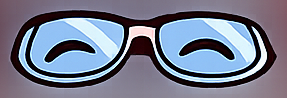
#> input picture src/assets/mascot/rig_parts/anteojos.png, 287 x 98 px
$ python extract_sprites.py ../src/assets/mascot/rig_parts/anteojos.png
#> lines starting #> are read from the running program, lines starting #| are printed output that depends on the picture; after the words box and inside, x2 and y2 are one past the last pixel; in counts of white or black regions, pixels touching at a corner belong together
#!/usr/bin/env python3
"""
extract_sprites.py — Extractor automático de sprites desde un sprite sheet.

Detecta cada pose de la mascota sobre fondo negro, la recorta con margen,
convierte el fondo a transparencia y exporta PNGs individuales.

Requisitos:
    Python 3.12+
    pip install opencv-python numpy

Uso:
    python extract_sprites.py <imagen.png>
    python extract_sprites.py              # usa "spritesheet.png" por defecto

Salida:
    sprites/sprite_01.png ... sprite_NN.png   — PNGs con canal alpha
    debug.png                                  — imagen de depuración con rectángulos
    metadata.json                              — coordenadas de cada sprite
"""

import json
import os
import sys

import cv2
import numpy as np

# ──────────────────────────────────────────────
# Constantes configurables
# ──────────────────────────────────────────────

# Umbral de luminancia para considerar un píxel como "no-fondo".
# El fondo negro puede no ser 0 puro; tolerar hasta 20 de ruido.
BLACK_THRESHOLD: int = 20

# Umbral de opacidad (canal alpha) para considerar un píxel como primer plano.
# Se usa cuando la imagen ya trae transparencia.
ALPHA_THRESHOLD: int = 20

# Área mínima (px²) de un contorno para ser considerado un sprite.
# Filtra ruido / artefactos pequeños.
MIN_AREA: int = 1_000

# Margen en píxeles que se agrega alrededor de cada bounding box.
MARGIN: int = 10

# Carpeta de salida donde se guardan los sprites.
OUTPUT_DIR: str = "sprites"

# Tamaño del kernel morfológico (cierra huecos internos de la máscara).
MORPH_KERNEL_SIZE: int = 7

# Compresión PNG: 0 = sin compresión (máxima calidad / archivos más grandes).
PNG_COMPRESSION: int = 0


# ──────────────────────────────────────────────
# Funciones
# ──────────────────────────────────────────────

def _close(mask: np.ndarray) -> np.ndarray:
    """Cierre morfológico: rellena agujeros internos de cada figura."""
    kernel = cv2.getStructuringElement(
        cv2.MORPH_ELLIPSE, (MORPH_KERNEL_SIZE, MORPH_KERNEL_SIZE)
    )
    return cv2.morphologyEx(mask, cv2.MORPH_CLOSE, kernel)


def build_mask(bgr: np.ndarray) -> np.ndarray:
    """
    Máscara binaria a partir de luminancia, asumiendo **fondo negro**:
    todo píxel más claro que BLACK_THRESHOLD es primer plano (255).

    Se usa cuando la imagen NO trae canal alpha aprovechable.
    """
    gray = cv2.cvtColor(bgr, cv2.COLOR_BGR2GRAY)
    _, mask = cv2.threshold(gray, BLACK_THRESHOLD, 255, cv2.THRESH_BINARY)
    return _close(mask)


def build_mask_from_alpha(alpha: np.ndarray) -> np.ndarray:
    """
    Máscara binaria a partir del **canal alpha** existente: cualquier píxel
    con opacidad mayor que ALPHA_THRESHOLD es primer plano (255).

    Preferible cuando el PNG ya tiene transparencia: es más limpio que
    reconstruir la máscara desde el color del fondo.
    """
    _, mask = cv2.threshold(alpha, ALPHA_THRESHOLD, 255, cv2.THRESH_BINARY)
    return _close(mask)


def find_sprite_boxes(
    mask: np.ndarray,
) -> list[tuple[tuple[int, int, int, int], np.ndarray]]:
    """
    Encuentra cada sprite en la máscara binaria.

    Retorna una lista de pares ((x, y, w, h), contorno) para los contornos
    externos que superan MIN_AREA, sin ordenar aún. El contorno se conserva
    para poder aislar cada pieza de sus vecinas al recortar.
    """
    contours, _ = cv2.findContours(mask, cv2.RETR_EXTERNAL, cv2.CHAIN_APPROX_SIMPLE)

    items: list[tuple[tuple[int, int, int, int], np.ndarray]] = []
    for cnt in contours:
        area = cv2.contourArea(cnt)
        if area < MIN_AREA:
            continue  # ignorar ruido pequeño
        items.append((cv2.boundingRect(cnt), cnt))

    return items


def sort_boxes(
    items: list[tuple[tuple[int, int, int, int], np.ndarray]],
) -> list[tuple[tuple[int, int, int, int], np.ndarray]]:
    """
    Ordena los sprites en orden de lectura natural: de arriba hacia abajo,
    y dentro de cada fila de izquierda a derecha. Cada elemento es un par
    ((x, y, w, h), contorno).

    El agrupamiento por filas usa como umbral la mitad de la altura
    mediana de los boxes (tolerante a diferencias de tamaño entre filas).
    """
    if not items:
        return items

    # Altura mediana para calcular tolerancia de fila
    heights = [box[3] for box, _ in items]
    row_tolerance = int(np.median(heights) * 0.5)

    # Ordenar preliminarmente por coordenada Y del tope
    sorted_by_y = sorted(items, key=lambda it: it[0][1])

    rows: list[list[tuple[tuple[int, int, int, int], np.ndarray]]] = []
    current_row = [sorted_by_y[0]]

    for item in sorted_by_y[1:]:
        # Centro Y del box actual vs. centro Y del primer elemento de la fila
        cy_current = item[0][1] + item[0][3] // 2
        cy_row_start = current_row[0][0][1] + current_row[0][0][3] // 2

        if abs(cy_current - cy_row_start) <= row_tolerance:
            current_row.append(item)
        else:
            rows.append(current_row)
            current_row = [item]
    rows.append(current_row)

    # Dentro de cada fila, ordenar por X (izquierda → derecha)
    ordered: list[tuple[tuple[int, int, int, int], np.ndarray]] = []
    for row in rows:
        ordered.extend(sorted(row, key=lambda it: it[0][0]))

    return ordered


def crop_with_alpha(
    bgr: np.ndarray,
    box: tuple[int, int, int, int],
    contour: np.ndarray,
    alpha_src: np.ndarray | None = None,
) -> np.ndarray:
    """
    Recorta un sprite de la imagen BGR añadiendo un canal alpha.

    El alpha se restringe al `contour` de esta pieza (relleno y dilatado un
    par de píxeles) para que ningún vecino se cuele por el margen del recorte.
    Si se pasa `alpha_src` (el canal alpha original del PNG), se usa dentro de
    esa silueta para preservar los bordes anti-aliased; si no, el alpha se
    deriva del relleno binario con un leve suavizado gaussiano.

    El recorte incluye MARGIN píxeles adicionales en cada lado.
    Retorna una imagen BGRA.
    """
    img_h, img_w = bgr.shape[:2]
    x, y, w, h = box

    # Expandir con margen, sin salir de los bordes de la imagen
    x1 = max(0, x - MARGIN)
    y1 = max(0, y - MARGIN)
    x2 = min(img_w, x + w + MARGIN)
    y2 = min(img_h, y + h + MARGIN)

    crop_bgr = bgr[y1:y2, x1:x2]

    # Máscara aislada SOLO de esta pieza (su contorno relleno), trasladada
    # al sistema de coordenadas del recorte.
    piece = np.zeros((img_h, img_w), dtype=np.uint8)
    cv2.drawContours(piece, [contour], -1, color=255, thickness=cv2.FILLED)
    crop_piece = piece[y1:y2, x1:x2]

    if alpha_src is not None:
        # Alpha original recortado a la silueta de la pieza
        alpha = cv2.bitwise_and(alpha_src[y1:y2, x1:x2], crop_piece)
    else:
        # Sin alpha previo: derivar del relleno con bordes suavizados
        alpha = cv2.GaussianBlur(crop_piece, (3, 3), sigmaX=0.8)

    b, g, r = cv2.split(crop_bgr)
    bgra = cv2.merge([b, g, r, alpha])

    return bgra


# ──────────────────────────────────────────────
# Main
# ──────────────────────────────────────────────

def main() -> None:
    # ── 1. Leer argumento de entrada ──────────────────────────────────────
    input_path = sys.argv[1] if len(sys.argv) > 1 else "spritesheet.png"

    if not os.path.isfile(input_path):
        print(f"[ERROR] No se encontró el archivo: {input_path}")
        sys.exit(1)

    print(f"[INFO] Procesando: {input_path}")

    # ── 2. Cargar imagen ──────────────────────────────────────────────────
    raw = cv2.imread(input_path, cv2.IMREAD_UNCHANGED)
#> raw is the input picture: shape (98, 287, 4); mean B, G, R, A 142.6, 122.9, 117, 148.1
    if raw is None:
        print(f"[ERROR] OpenCV no pudo leer la imagen: {input_path}")
        sys.exit(1)

    # Normalizar a BGR + detectar canal alpha aprovechable.
    # Si el PNG ya trae transparencia real (alpha no totalmente opaco),
    # la usamos para segmentar; si no, caemos al método de fondo negro.
    alpha_src: np.ndarray | None = None
    if raw.ndim == 2:
        bgr = cv2.cvtColor(raw, cv2.COLOR_GRAY2BGR)
    elif raw.shape[2] == 4:
        bgr = cv2.cvtColor(raw, cv2.COLOR_BGRA2BGR)
        candidate_alpha = raw[:, :, 3]
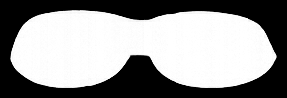
#> candidate_alpha: shape (98, 287); min 0, max 255, mean 148.1
        if candidate_alpha.min() < 255:  # hay píxeles transparentes
            alpha_src = candidate_alpha
    else:
        bgr = raw.copy()

    img_h, img_w = bgr.shape[:2]
#> img_h = 98; img_w = 287
    print(f"[INFO] Dimensiones de la imagen: {img_w} × {img_h} px")
#| [INFO] Dimensiones de la imagen: 287 × 98 px

    # ── 3. Máscara de primer plano ────────────────────────────────────────
    if alpha_src is not None:
        print("[INFO] Canal alpha detectado → segmentando por transparencia")
        mask = build_mask_from_alpha(alpha_src)
#> in build_mask_from_alpha, `_, mask = cv2.threshold(alpha, ALPHA_THRESHOLD, 255, cv2.THRESH_BINARY)`:
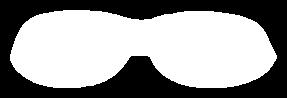
#> mask: shape (98, 287); 59.1% white; 1 black region, box (x1, y1, x2, y2) and area: (0, 0, 287, 98) 11494
#> in _close, `return cv2.morphologyEx(mask, cv2.MORPH_CLOSE, kernel)`: returned value: shape (98, 287); 59.1% white; 1 black region
    else:
        print("[INFO] Sin alpha → segmentando por fondo negro (luminancia)")
        mask = build_mask(bgr)

    # ── 4. Detección y filtrado de contornos ──────────────────────────────
    raw_items = find_sprite_boxes(mask)
#> in find_sprite_boxes, `contours, _ = cv2.findContours(mask, cv2.RETR_EXTERNAL, cv2.CHAIN_APPR..`: contours = 1 contour; box (x1, y1, x2, y2) and area: (10, 10, 277, 88) 16341
#> the loop in find_sprite_boxes, `for cnt in contours:` made 1 pass
#> area on pass 1: 16341
#> after the loop in find_sprite_boxes, `for cnt in contours:`: items = 1 item
#> raw_items = 1 item
    print(f"[INFO] Contornos detectados antes de ordenar: {len(raw_items)}")
#| [INFO] Contornos detectados antes de ordenar: 1

    # ── 5. Ordenado en lectura natural ────────────────────────────────────
    items = sort_boxes(raw_items)
#> in sort_boxes, `heights = [box[3] for box, _ in items]`: heights = [78]
#> in sort_boxes, `row_tolerance = int(np.median(heights) * 0.5)`: row_tolerance = 39
#> in sort_boxes, `sorted_by_y = sorted(items, key=lambda it: it[0][1])`: sorted_by_y = 1 item
#> after the loop in sort_boxes, `for item in sorted_by_y[1:]:`: rows = []
#> the loop in sort_boxes, `for row in rows:` made 1 pass
#> after the loop in sort_boxes, `for row in rows:`: ordered = 1 item
#> items = 1 item

    print(f"\n✅  Sprites encontrados: {len(items)}\n")
#| ✅  Sprites encontrados: 1
    for idx, ((x, y, w, h), _) in enumerate(items, start=1):
        print(f"  sprite_{idx:02d}  →  x={x}, y={y}, w={w}, h={h}")
#> this loop made 1 pass
#> (idx, x, y, w, h) on pass 1: (1, 10, 10, 267, 78)
#|   sprite_01  →  x=10, y=10, w=267, h=78
    print()

    # ── 6. Crear carpeta de salida ────────────────────────────────────────
    os.makedirs(OUTPUT_DIR, exist_ok=True)

    # ── 7. Recortar y exportar sprites ────────────────────────────────────
    metadata: dict[str, dict[str, int]] = {}

    for idx, (box, contour) in enumerate(items, start=1):
        x, y, w, h = box
        sprite_name = f"sprite_{idx:02d}"
        output_path = os.path.join(OUTPUT_DIR, f"{sprite_name}.png")

        bgra = crop_with_alpha(bgr, box, contour, alpha_src)

        # PNG sin compresión = máxima calidad
        cv2.imwrite(output_path, bgra, [cv2.IMWRITE_PNG_COMPRESSION, PNG_COMPRESSION])
        print(f"  [GUARDADO] {output_path}")

        # Coordenadas originales (sin margen) para el metadata
        metadata[sprite_name] = {"x": x, "y": y, "width": w, "height": h}
#> this loop made 1 pass
#> (idx, sprite_name, img_h in crop_with_alpha, img_w in crop_with_alpha) on pass 1: (1, 'sprite_01', 98, 287)
#|   [GUARDADO] sprites/sprite_01.png
#> pass 1, in crop_with_alpha, `b, g, r = cv2.split(crop_bgr)`:
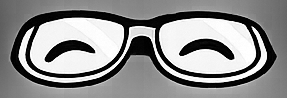
#> b: shape (98, 287); min 0, max 255, mean 142.6
#> pass 1, in crop_with_alpha, `b, g, r = cv2.split(crop_bgr)`:
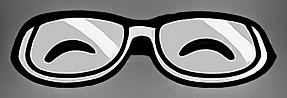
#> g: shape (98, 287); min 0, max 255, mean 122.9
#> pass 1, in crop_with_alpha, `b, g, r = cv2.split(crop_bgr)`:
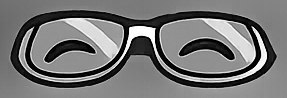
#> r: shape (98, 287); min 0, max 255, mean 117
#> after the loop, metadata = 1 item

    # ── 8. Imagen de depuración ───────────────────────────────────────────
    debug_img = bgr.copy()

    for idx, ((x, y, w, h), _) in enumerate(items, start=1):
        # Rectángulo verde brillante
        cv2.rectangle(debug_img, (x, y), (x + w, y + h), color=(0, 230, 0), thickness=2)
        # Etiqueta con número de sprite
        label = f"{idx:02d}"
        cv2.putText(
            debug_img,
            label,
            org=(x + 4, y + 22),
            fontFace=cv2.FONT_HERSHEY_SIMPLEX,
            fontScale=0.7,
            color=(0, 230, 0),
            thickness=2,
            lineType=cv2.LINE_AA,
        )
#> this loop made 1 pass
#> (idx, x, y, w, h, label) on pass 1: (1, 10, 10, 267, 78, '01')
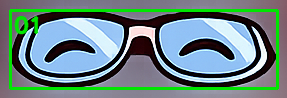
#> debug_img: shape (98, 287, 3); mean B, G, R 132.3, 132.6, 107.2

    cv2.imwrite("debug.png", debug_img)
    print("\n  [GUARDADO] debug.png")

    # ── 9. metadata.json ──────────────────────────────────────────────────
    with open("metadata.json", "w", encoding="utf-8") as f:
        json.dump(metadata, f, indent=2, ensure_ascii=False)
    print("  [GUARDADO] metadata.json")

    print(f"\n✅  Listo. {len(items)} sprites exportados en '{OUTPUT_DIR}/'.\n")
#| ✅  Listo. 1 sprites exportados en 'sprites/'.


if __name__ == "__main__":
    main()
